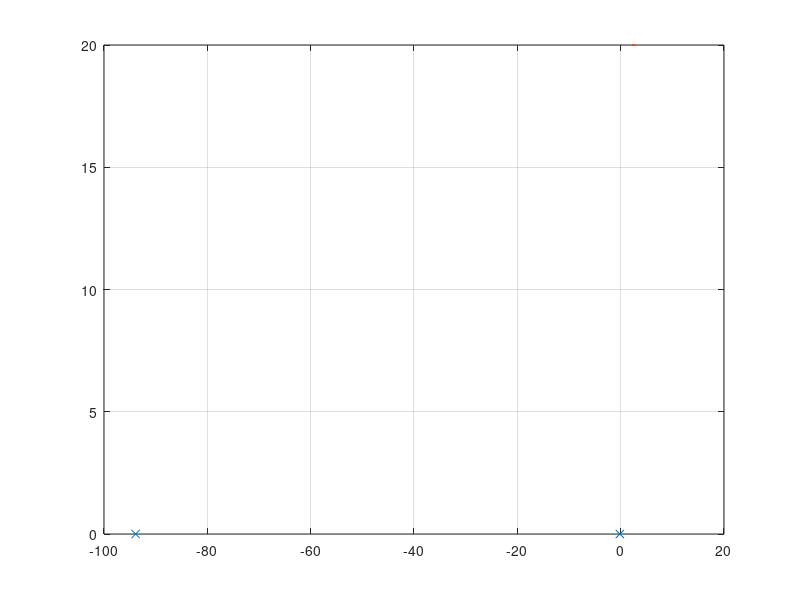

Reproduce this figure in MATLAB.
Ra=11.4;
La=0.1214;
Jm=0.02215;
Bm=0.002953;
Kt=1.28;
Ke=0.0045;


ch_eq=@(s) s.^2+(Ra.*Jm+Bm.*La)./(La.*Jm).*s+(Kt.*Ke+Ra.*Bm)./(La*Jm);

ch_eq_coefs=[1,(Ra.*Jm+Bm.*La)./(La.*Jm), (Kt.*Ke+Ra.*Bm)./(La*Jm) ];

poles=roots(ch_eq_coefs)
T=1./max(poles)
ts_2=4*T
ts_5=3*T

plot(real(poles), imag(poles), "x", LineWidth=2.5, MarkerSize=20)
grid on